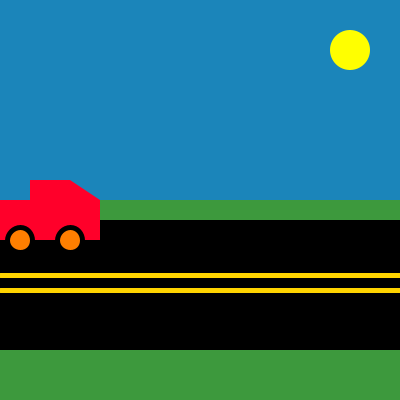
Frame 1 (no input)
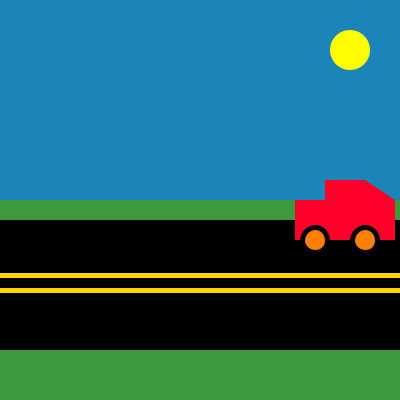
Frame 60 (the mouse pressed at the canvas centre just before this capture)
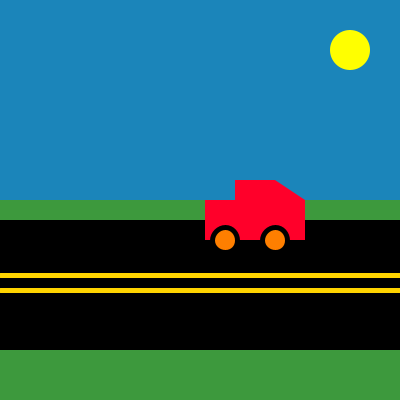
Frame 120 (the mouse held since frame 60 and released just before this capture)

The Processing sketch that drew these frames (run headless with seeded random() and noise(); from frame 60 on, the mouse is pressed at the canvas centre):

// Processing sketch: processing_62574
// ── processing_62574.pde

// the idea here is that when you drag the mouse, the car changes speed. When you move the mouse, the sun "rises" and "sets".

float x=0;
float speed=5;  //this is the speed the car moves
float rise=0; //I want this to be the degree angle at which the sun is rising(rotating around the biggest ellipse)

void setup(){
size(400,400);
smooth();
}

void draw(){
  frameRate(30);
  colorMode(HSB,360,100,100);
  float rad=rise*0.0174532925;
    println(rise + " degrees is " + rad + " radians");
//  sky(85);  //I want the sun to be above the sky, but below the road, so the sun dissapears when it "sets". when i enable the sky function[and remove the sky drawing from road()], everything draws instead of animating, because there is no background.
  road();
  rotate(rad); //I want this to rotate just the sun function around the 200,200 point, which is the center of the invisible ellipse. Instead, it is rotating around 0,0. Argh.
 // translate(200,200);  //I wanted to move the origin point of the sun to 200,200 using translate, but I'm not sure I fully understand how translate works.
  sun();
  rotate(-rad);  //I added this rotation to reset it the remaining functions. That worked!
  //translate(0,0);  //this should reset translate(), but the car rotates now too. Hmm.
  car(x,150);
  noStroke();
  fill(60,100,100);
//  ellipse(350,50,40,40);
  //speed=speed*1.5;
  x=x+speed;
  if ((x>=height)||(x<0)){
    speed=speed*-1; //if the car gets going too fast, it will break this barrier and escape the canvas. I don't know why.
}
}

void mouseDragged(){  //This changes the speed of the car when the mouse is dragged.
  speed=speed+1;
  if (speed>300){
    speed=3;
  }
//  if (mousePressed==false){  //I want this to reset the speed to 5 when the mouse button is released
//    speed=5;
//  }
}

void mouseReleased(){ //this resets the speed to 5 when the mouse is released. 
  speed=5;
}

void mouseMoved(){ //I want this to make the sun function rotate around the origin of the biggest ellipse, making the sun "rise".
  rise=rise+2;
  if (rise>360){
    rise=0;
  }

}
void sky(float sat){  //I want the sky to change color as the sun "rises" and "sets", but I don't want it to just cycle through the color spectrum, I want it to move thru realistic sky colors. So I'm not using the sat variable as anything except a placeholder for when I figure that out.
  fill(200,sat,73);
  rect(0,0,400,200);
}

  
void sun(){
//  background(240);
  noStroke();
  fill(60,100,100);
  ellipse(350,50,40,40);
  //fill(100,100,100,0); //the transparency value makes it invisible.
  //ellipse(200,200,460,460);  //this ellipse is big and invisible; I wanted the yellow sun to rotate around the center of this ellipse. I think it would work better if I translated the origin of the sun, but I don't remember how.
}

void road() {
  background(120,60,60);
  noStroke();
  fill(200,85,73);
  rect(0,0,400,200);
  fill(0);
  rect(0,220, 400,130);
  strokeWeight(5);
  stroke(50,100,100);
  line(0,275,400,275);
  line(0,290,400,290);
}

void car(float a, float b) {
noStroke();
fill(350,100,100);
rect(a,b+50,100,40);
rect(a+30,b+30,40,20);
triangle(a+70,b+30, a+100, b+50, a+70,b+50);
stroke(0);
strokeWeight(5);
fill(30,100,100);
ellipse(a+20,b+90, 25,25);
ellipse(a+70,b+90, 25,25);

}
